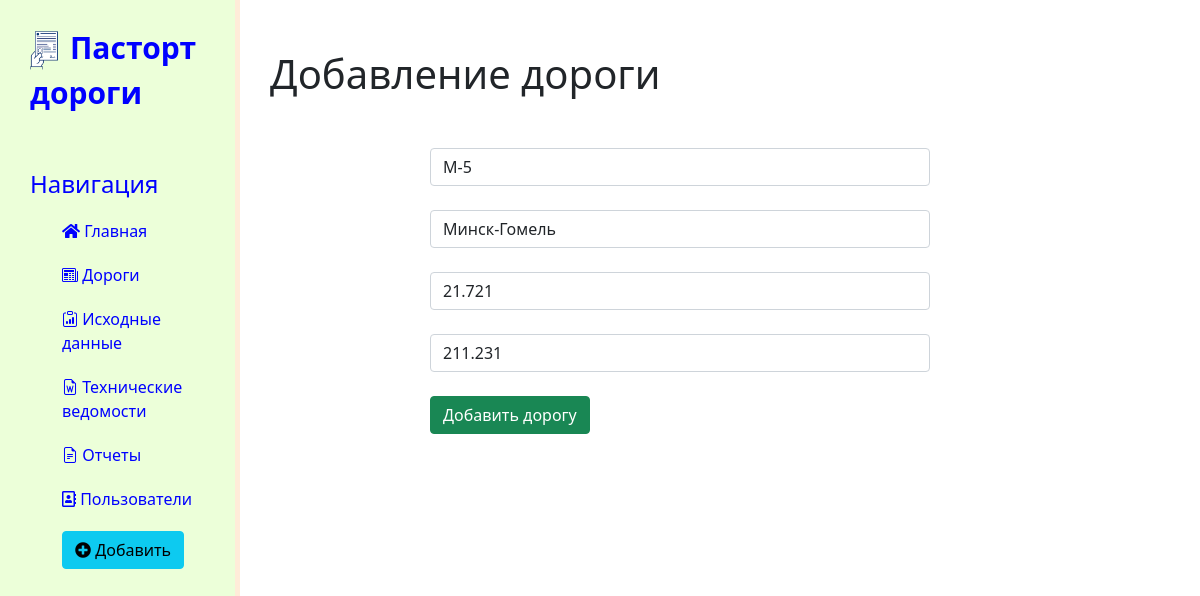
/news/1/update, run on the app's committed database.
### news/models.py (models this page shows, shortened)
class Articles(models.Model):
    troad = models.CharField('Титул дороги', max_length=10)
    nroad = models.CharField('Тиутльное наименование дороги', max_length=250)
    n_km = models.DecimalField('Начало участка', max_digits=7, decimal_places=3)
    k_km = models.DecimalField('Конец участка', max_digits=7, decimal_places=3)
    class Meta:
        verbose_name = 'Дорога'
        verbose_name_plural = 'Дороги'

### news/views.py (the view)
# urls.py: path('<int:pk>/update',views.NewsUpdateView.as_view(), name='news-update'),
class NewsUpdateView(UpdateView):
    model = Articles
    template_name = 'news/create.html'
    form_class = ArticlesForm

### news/forms.py
class ArticlesForm(ModelForm):
    class Meta:
        model = Articles
        fields = ['troad', 'nroad', 'n_km', 'k_km']
        widgets = {
            "troad": TextInput(attrs={
                'class': 'form-control',
                'placeholder': 'Титул дороги'
            }),
            "nroad": TextInput(attrs={
                'class': 'form-control',
                'placeholder': 'Наименование дороги'
            }),
            "n_km": NumberInput(attrs={
                'class': 'form-control',
                'placeholder': 'Начало дороги, км',
                'decimal_places': 3
            }),
            "k_km": NumberInput(attrs={
                'class': 'form-control',
                'placeholder': 'Конец дороги, км',
                'decimal_places': 3
            }),
        }

### news/templates/news/create.html (shortened to what this page needs)
{% extends 'main/layout.html' %}
{% block  content %}
<div class="features">
    <h1>Добавление дороги</h1>
    <form method="post">
        {{ form.troad }}<br>
        {{ form.nroad }}<br>
        {{ form.n_km }}<br>
        {{ form.k_km }}<br>
        <button class = "btn btn-success" type="submit">Добавить дорогу</button>
    </form>
</div>
{% endblock %}

### main/static/main/css/main.css (style rules this page uses)
body { background: #FFFFFF; }
main .features { float: left; margin-top: 50px; margin-left: 30px; }
form { margin-left: 32%; width: 500px; margin-top: 50px; }

### data on the page
Articles: troad "М-5", nroad "Минск-Гомель", n_km "21.721", k_km "211.231"
